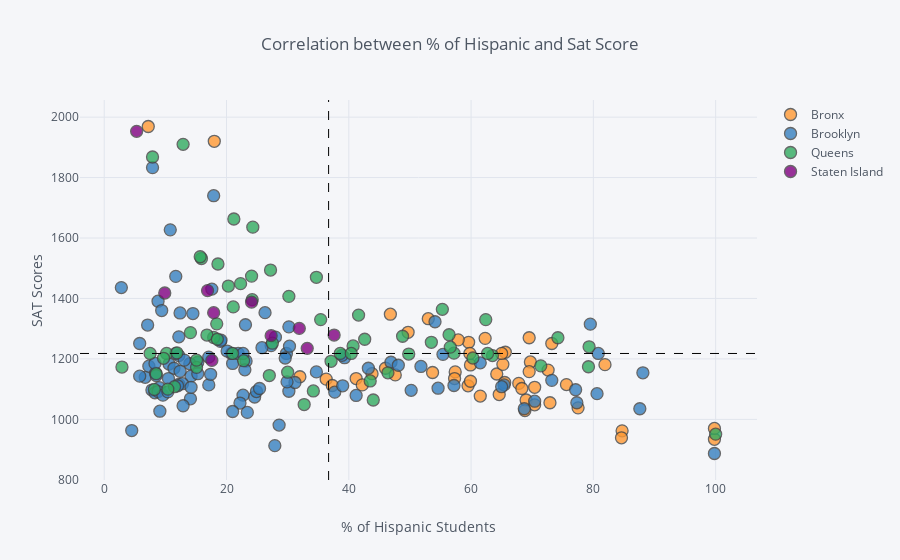

The cell this chart's notebook holds for it:
### Markdown cell above
The visualization above shows that higher perentage of asian and white students has a positive correlations to Sat Scores while Hispanic and Black students are negatively correlated with Hispanic being the highest negative correlation. With this we will explore hispanic more.

### Code cell
combined.iplot(
    x='hispanic_per',
    y='sat_score',
    text='SCHOOL NAME',
    categories='boro',
     vline= {"x":combined["hispanic_per"].mean(),
                "color":"#000000",
                "dash": "dash"
               },
               hline={"y":combined["sat_score"].mean(),
               "color":"#000000",
               "dash": "dash"
              },
               yTitle='SAT Scores',
               xTitle = '% of Hispanic Students',
               title = 'Correlation between % of Hispanic and Sat Score'
    

)

### Figure 1 — Plotly figure (JSON) as saved in the notebook; plotly's stock layout.template omitted (floating-point values rounded to 4 significant figures)
{"data": [{"marker": {"color": "rgba(255, 153, 51, 1.0)", "line": {"width": 1.3}, "opacity": 0.8, "size": 12, "symbol": "circle"}, "mode": "markers", "name": "Bronx", "text": ["RIVERDALE / KINGSBRIDGE ACADEMY (MIDDLE SCHOOL / HIGH SCHOOL 141)", "BRONX ENGINEERING AND TECHNOLOGY ACADEMY", "THEATRE ARTS PRODUCTION COMPANY SCHOOL", "THE MARIE CURIE SCHOOL FOR MEDICINE, NURSING, AND HEALTH PROFESSIONS", "WEST BRONX ACADEMY FOR THE FUTURE", "KINGSBRIDGE INTERNATIONAL HIGH SCHOOL", "BRONX SCHOOL OF LAW AND FINANCE", "INTERNATIONAL SCHOOL FOR LIBERAL ARTS", "INsTECH ACADEMY (M.S. / HIGH SCHOOL 368)", "KNOWLEDGE AND POWER PREPARATORY ACADEMY INTERNATIONAL HIGH SCHOOL (KAPPA)", "HIGH SCHOOL FOR TEACHING AND THE PROFESSIONS", "BELMONT PREPARATORY HIGH SCHOOL", "FORDHAM HIGH SCHOOL FOR THE ARTS", "FORDHAM LEADERSHIP ACADEMY FOR BUSINESS AND TECHNOLOGY", "BRONX HIGH SCHOOL FOR LAW AND COMMUNITY SERVICE", "DEWITT CLINTON HIGH SCHOOL", "CELIA CRUZ BRONX HIGH SCHOOL OF MUSIC, THE", "BRONX HIGH SCHOOL OF SCIENCE", "MARBLE HILL HIGH SCHOOL FOR INTERNATIONAL STUDIES", "BRONX THEATRE HIGH SCHOOL", "DISCOVERY HIGH SCHOOL", "HIGH SCHOOL OF AMERICAN STUDIES AT LEHMAN COLLEGE", "BRONX HEALTH SCIENCES HIGH SCHOOL", "BRONX HIGH SCHOOL FOR WRITING AND COMMUNICATION ARTS", "BRONX LAB SCHOOL", "ACADEMY FOR SCHOLARSHIP AND ENTREPRENEURSHIP: A COLLEGE BOARD SCHOOL", "HIGH SCHOOL OF COMPUTERS AND TECHNOLOGY", "COLLEGIATE INSTITUTE FOR MATH AND SCIENCE", "BRONX ACADEMY OF HEALTH CAREERS", "ASTOR COLLEGIATE ACADEMY", "BRONX HIGH SCHOOL FOR THE VISUAL ARTS", "HARRY S TRUMAN HIGH SCHOOL", "NEW WORLD HIGH SCHOOL", "THE BRONXWOOD PREPARATORY ACADEMY", "PELHAM PREPARATORY ACADEMY", "HIGH SCHOOL FOR CONTEMPORARY ARTS", "BRONX AEROSPACE HIGH SCHOOL", "METROPOLITAN HIGH SCHOOL, THE", "EXPLORATIONS ACADEMY", "BRONX LATIN", "EAST BRONX ACADEMY FOR THE FUTURE", "PEACE AND DIVERSITY ACADEMY", "PAN AMERICAN INTERNATIONAL HIGH SCHOOL AT MONROE", "THE CINEMA SCHOOL", "BRONX CAREER AND COLLEGE PREPARATORY HIGH SCHOOL", "HIGH SCHOOL OF WORLD CULTURES", "FANNIE LOU HAMER FREEDOM HIGH SCHOOL", "WINGS ACADEMY", "MONROE ACADEMY FOR VISUAL ARTS & DESIGN"], "textfont": {"color": "#4D5663"}, "type": "scatter", "x": [53, 64.2, 69.7, 57.4, 69.5, 84.7, 65.2, 99.8, 81.9, 59.9, 70.4, 65.6, 61.5, 67.8, 64.6, 59.6, 69.5, 7.2, 57.9, 69, 75.6, 18, 36.3, 47.6, 57.3, 32, 59.5, 46.8, 41.2, 46, 62.3, 43.8, 70.4, 37.3, 49.7, 59.9, 72.6, 72.9, 65.5, 73.2, 68.3, 53.7, 99.8, 65, 59.8, 84.6, 68.8, 42.2, 77.5], "y": [1333, 1150, 1190, 1157, 1158, 962, 1182, 934, 1181, 1180, 1106, 1222, 1077, 1119, 1082, 1255, 1270, 1969, 1263, 1064, 1115, 1920, 1133, 1147, 1135, 1141, 1111, 1348, 1135, 1169, 1268, 1151, 1048, 1112, 1288, 1126, 1163, 1055, 1122, 1251, 1102, 1155, 970, 1218.0, 1218.0, 939, 1029, 1114, 1038]}, {"marker": {"color": "rgba(55, 128, 191, 1.0)", "line": {"width": 1.3}, "opacity": 0.8, "size": 12, "symbol": "circle"}, "mode": "markers", "name": "Brooklyn", "text": ["DR. SUSAN S. MCKINNEY SECONDARY SCHOOL OF THE ARTS", "URBAN ASSEMBLY HIGH SCHOOL OF MUSIC AND ART", "BROOKLYN COMMUNITY HIGH SCHOOL OF COMMUNICATION, ARTS AND MEDIA", "SCIENCE SKILLS CENTER HIGH SCHOOL FOR SCIENCE, TECHNOLOGY AND THE CREATIVE ARTS", "BROOKLYN TECHNICAL HIGH SCHOOL", "BROOKLYN INTERNATIONAL HIGH SCHOOL", "THE URBAN ASSEMBLY SCHOOL FOR LAW AND JUSTICE", "ACORN COMMUNITY HIGH SCHOOL", "URBAN ASSEMBLY INSTITUTE OF MATH AND SCIENCE FOR YOUNG WOMEN", "BEDFORD ACADEMY HIGH SCHOOL", "GEORGE WESTINGHOUSE CAREER AND TECHNICAL EDUCATION HIGH SCHOOL", "BENJAMIN BANNEKER ACADEMY", "CITY POLYTECHNIC HIGH SCHOOL OF ENGINEERING, ARCHITECTURE, AND TECHNOLOGY", "JUAN MOREL CAMPOS SECONDARY SCHOOL", "FOUNDATIONS ACADEMY", "BROOKLYN LATIN SCHOOL, THE", "GREEN SCHOOL: AN ACADEMY FOR ENVIRONMENTAL CAREERS", "PROGRESS HIGH SCHOOL FOR PROFESSIONAL CAREERS", "SCHOOL FOR LEGAL STUDIES", "THE HIGH SCHOOL FOR ENTERPRISE, BUSINESS AND TECHNOLOGY", "BROOKLYN PREPARATORY HIGH SCHOOL", "WILLIAMSBURG HIGH SCHOOL FOR ARCHITECTURE AND DESIGN", "WILLIAMSBURG PREPARATORY SCHOOL", "LYONS COMMUNITY SCHOOL", "AUTOMOTIVE HIGH SCHOOL", "FRANCES PERKINS ACADEMY", "EL PUENTE ACADEMY FOR PEACE AND JUSTICE", "BROOKLYN SCHOOL FOR GLOBAL STUDIES", "BROOKLYN SECONDARY SCHOOL FOR COLLABORATIVE STUDIES", "SECONDARY SCHOOL FOR LAW", "SECONDARY SCHOOL FOR JOURNALISM", "PARK SLOPE COLLEGIATE", "SCHOOL FOR INTERNATIONAL STUDIES", "COBBLE HILL SCHOOL OF AMERICAN STUDIES", "BROOKLYN HIGH SCHOOL OF THE ARTS", "SUNSET PARK HIGH SCHOOL", "FREDERICK DOUGLASS ACADEMY IV SECONDARY SCHOOL", "BOYS AND GIRLS HIGH SCHOOL", "BROOKLYN HIGH SCHOOL FOR LAW AND TECHNOLOGY", "THE BROOKLYN ACADEMY OF GLOBAL FINANCE", "ACADEMY FOR COLLEGE PREPARATION AND CAREER EXPLORATION: A COLLEGE BOARD SCHOOL", "ACADEMY OF HOSPITALITY AND TOURISM", "INTERNATIONAL HIGH SCHOOL AT PROSPECT HEIGHTS", "THE HIGH SCHOOL FOR GLOBAL CITIZENSHIP", "SCHOOL FOR HUMAN RIGHTS, THE", "SCHOOL FOR DEMOCRACY AND LEADERSHIP", "HIGH SCHOOL FOR YOUTH AND COMMUNITY DEVELOPMENT AT ERASMUS", "HIGH SCHOOL FOR SERVICE & LEARNING AT ERASMUS", "SCIENCE, TECHNOLOGY AND RESEARCH EARLY COLLEGE HIGH SCHOOL AT ERASMUS", "HIGH SCHOOL FOR PUBLIC SERVICE: HEROES OF TOMORROW", "BROOKLYN ACADEMY OF SCIENCE AND THE ENVIRONMENT", "BROOKLYN SCHOOL FOR MUSIC & THEATRE", "MEDGAR EVERS COLLEGE PREPARATORY SCHOOL", "CLARA BARTON HIGH SCHOOL", "IT TAKES A VILLAGE ACADEMY", "BROOKLYN GENERATION SCHOOL", "BROOKLYN THEATRE ARTS HIGH SCHOOL", "KURT HAHN EXPEDITIONARY LEARNING SCHOOL", "VICTORY COLLEGIATE HIGH SCHOOL", "ARTS & MEDIA PREPARATORY ACADEMY", "HIGH SCHOOL FOR INNOVATION IN ADVERTISING AND MEDIA", "CULTURAL ACADEMY FOR THE ARTS AND SCIENCES", "HIGH SCHOOL FOR MEDICAL PROFESSIONS", "ACADEMY FOR CONSERVATION AND THE ENVIRONMENT", "URBAN ACTION ACADEMY", "EAST NEW YORK FAMILY ACADEMY", "FDNY HIGH SCHOOL FOR FIRE AND LIFE SAFETY", "HIGH SCHOOL FOR CIVIL RIGHTS", "PERFORMING ARTS AND TECHNOLOGY HIGH SCHOOL", "WORLD ACADEMY FOR TOTAL COMMUNITY HEALTH HIGH SCHOOL", "MULTICULTURAL HIGH SCHOOL", "TRANSIT TECH CAREER AND TECHNICAL EDUCATION HIGH SCHOOL", "ACADEMY OF INNOVATIVE TECHNOLOGY", "BROOKLYN LAB SCHOOL", "CYPRESS HILLS COLLEGIATE PREPARATORY SCHOOL", "W. H. MAXWELL CAREER AND TECHNICAL EDUCATION HIGH SCHOOL", "THE SCHOOL FOR CLASSICS: AN ACADEMY OF THINKERS, WRITERS AND PERFORMERS", "NEW UTRECHT HIGH SCHOOL", "HIGH SCHOOL OF TELECOMMUNICATION ARTS AND TECHNOLOGY", "FORT HAMILTON HIGH SCHOOL", "FRANKLIN DELANO ROOSEVELT HIGH SCHOOL", "THE URBAN ASSEMBLY SCHOOL FOR CRIMINAL JUSTICE", "INTERNATIONAL HIGH SCHOOL AT LAFAYETTE", "RACHEL CARSON HIGH SCHOOL FOR COASTAL STUDIES", "HIGH SCHOOL OF SPORTS MANAGEMENT", "ABRAHAM LINCOLN HIGH SCHOOL", "KINGSBOROUGH EARLY COLLEGE SCHOOL", "EDWARD R. MURROW HIGH SCHOOL", "JOHN DEWEY HIGH SCHOOL", "LIFE ACADEMY HIGH SCHOOL FOR FILM AND MUSIC", "EXPEDITIONARY LEARNING SCHOOL FOR COMMUNITY LEADERS", "WILLIAM E. GRADY CAREER AND TECHNICAL EDUCATION HIGH SCHOOL", "BROOKLYN STUDIO SECONDARY SCHOOL", "MIDWOOD HIGH SCHOOL", "JAMES MADISON HIGH SCHOOL", "LEON M. GOLDSTEIN HIGH SCHOOL FOR THE SCIENCES", "BROOKLYN COLLEGE ACADEMY", "BROOKLYN COLLEGIATE: A COLLEGE BOARD SCHOOL", "FREDERICK DOUGLASS ACADEMY VII HIGH SCHOOL", "TEACHERS PREPARATORY HIGH SCHOOL", "ACADEMY FOR ENVIRONMENTAL LEADERSHIP", "EBC HIGH SCHOOL FOR PUBLIC SERVICE–BUSHWICK", "BUSHWICK SCHOOL FOR SOCIAL JUSTICE", "ACADEMY OF URBAN PLANNING", "ALL CITY LEADERSHIP SECONDARY SCHOOL", "BUSHWICK LEADERS HIGH SCHOOL FOR ACADEMIC EXCELLENCE"], "textfont": {"color": "#4D5663"}, "type": "scatter", "x": [24.6, 22.7, 17.1, 12.2, 7.9, 28.6, 17.1, 12.2, 11.7, 7.1, 15.3, 8.8, 26.3, 80.6, 29.8, 17.9, 46.9, 65.4, 39.3, 55.4, 37.7, 57.2, 61.5, 54.6, 30.2, 31.2, 87.6, 39, 48.1, 29.6, 43.2, 51.8, 38.9, 21, 19, 80.8, 14.1, 7.8, 24.9, 20.8, 6.7, 12.9, 27.9, 7.3, 8.3, 8.4, 9.1, 9, 9.4, 12.2, 14.2, 15.3, 2.8, 5.8, 4.5, 8.5, 12.8, 8.8, 5.8, 9.6, 10.6, 11.4, 12.4, 12, 10.5, 30.3, 23.4, 22.2, 17.4, 14.2, 99.8, 23.2, 50.2, 65, 73.2, 25.4, 34.7, 28, 54.1, 30.2, 27.3, 21.9, 21, 25.8, 23, 20.1, 22.7, 17.6, 19.1, 29.9, 41.2, 14, 23.1, 11.7, 14.5, 10.8, 12.4, 8.3, 10.4, 13.1, 77.1, 88.1, 68.7, 70.4, 79.5, 77.3], "y": [1074, 1080, 1114, 1211, 1833, 981, 1206, 1116, 1218.0, 1312, 1189, 1391, 1353, 1085, 1218.0, 1740, 1189, 1114, 1204, 1215, 1090, 1112, 1187, 1103, 1093, 1122, 1035, 1111, 1179, 1203, 1169, 1175, 1212, 1185, 1258, 1218.0, 1068, 1097, 1092, 1218.0, 1139, 1045, 913, 1176, 1088, 1153, 1027, 1105, 1360, 1273, 1143, 1151, 1436, 1251, 963, 1145, 1118, 1092, 1143, 1080, 1183, 1169, 1159, 1111, 1135, 1242, 1023, 1054, 1149, 1106, 887, 1193, 1096, 1108, 1129, 1102, 1157, 1272, 1323, 1306, 1244, 1218.0, 1026, 1237, 1164, 1226, 1218.0, 1431, 1262, 1124, 1079, 1184, 1313, 1473, 1350, 1627, 1352, 1185, 1091, 1196, 1098, 1154, 1035, 1060, 1315, 1055]}, {"marker": {"color": "rgba(50, 171, 96, 1.0)", "line": {"width": 1.3}, "opacity": 0.8, "size": 12, "symbol": "circle"}, "mode": "markers", "name": "Queens", "text": ["ACADEMY OF FINANCE AND ENTERPRISE", "HIGH SCHOOL OF APPLIED COMMUNICATION", "CIVIC LEADERSHIP ACADEMY", "PAN AMERICAN INTERNATIONAL HIGH SCHOOL", "BARD HIGH SCHOOL EARLY COLLEGE II", "NEWTOWN HIGH SCHOOL", "GROVER CLEVELAND HIGH SCHOOL", "MIDDLE COLLEGE HIGH SCHOOL AT LAGUARDIA COMMUNITY COLLEGE", "INTERNATIONAL HIGH SCHOOL AT LAGUARDIA COMMUNITY COLLEGE", "HIGH SCHOOL FOR ARTS AND BUSINESS", "ROBERT F. WAGNER, JR. SECONDARY SCHOOL FOR ARTS AND TECHNOLOGY", "QUEENS VOCATIONAL AND TECHNICAL HIGH SCHOOL", "AVIATION CAREER & TECHNICAL EDUCATION HIGH SCHOOL", "QUEENS SCHOOL OF INQUIRY, THE", "FLUSHING INTERNATIONAL HIGH SCHOOL", "EASTsWEST SCHOOL OF INTERNATIONAL STUDIES", "WORLD JOURNALISM PREPARATORY: A COLLEGE BOARD SCHOOL", "JOHN BOWNE HIGH SCHOOL", "FLUSHING HIGH SCHOOL", "TOWNSEND HARRIS HIGH SCHOOL", "ROBERT F. KENNEDY COMMUNITY HIGH SCHOOL", "BENJAMIN N. CARDOZO HIGH SCHOOL", "FRANCIS LEWIS HIGH SCHOOL", "MARTIN VAN BUREN HIGH SCHOOL", "BAYSIDE HIGH SCHOOL", "QUEENS HIGH SCHOOL OF TEACHING, LIBERAL ARTS AND THE SCIENCES", "FREDERICK DOUGLASS ACADEMY VI HIGH SCHOOL", "CHANNEL VIEW SCHOOL FOR RESEARCH", "QUEENS HIGH SCHOOL FOR INFORMATION, RESEARCH, AND TECHNOLOGY", "ROBERT H. GODDARD HIGH SCHOOL OF COMMUNICATION ARTS AND TECHNOLOGY", "ACADEMY OF MEDICAL TECHNOLOGY: A COLLEGE BOARD SCHOOL", "SCHOLARS' ACADEMY", "AUGUST MARTIN HIGH SCHOOL", "RICHMOND HILL HIGH SCHOOL", "JOHN ADAMS HIGH SCHOOL", "HIGH SCHOOL FOR CONSTRUCTION TRADES, ENGINEERING AND ARCHITECTURE", "YORK EARLY COLLEGE ACADEMY", "QUEENS COLLEGIATE: A COLLEGE BOARD SCHOOL", "HILLSIDE ARTS & LETTERS ACADEMY", "FOREST HILLS HIGH SCHOOL", "HILLCREST HIGH SCHOOL", "THOMAS A. EDISON CAREER AND TECHNICAL EDUCATION HIGH SCHOOL", "QUEENS GATEWAY TO HEALTH SCIENCES SECONDARY SCHOOL", "QUEENS METROPOLITAN HIGH SCHOOL", "QUEENS HIGH SCHOOL FOR THE SCIENCES AT YORK COLLEGE", "HIGH SCHOOL FOR LAW ENFORCEMENT AND PUBLIC SAFETY", "YOUNG WOMEN'S LEADERSHIP SCHOOL, QUEENS", "QUEENS PREPARATORY ACADEMY", "PATHWAYS COLLEGE PREPARATORY SCHOOL: A COLLEGE BOARD SCHOOL", "EXCELSIOR PREPARATORY HIGH SCHOOL", "GEORGE WASHINGTON CARVER HIGH SCHOOL FOR THE SCIENCES", "PREPARATORY ACADEMY FOR WRITERS: A COLLEGE BOARD SCHOOL", "CAMBRIA HEIGHTS ACADEMY", "MATHEMATICS, SCIENCE RESEARCH AND TECHNOLOGY MAGNET HIGH SCHOOL", "HUMANITIES & ARTS MAGNET HIGH SCHOOL", "YOUNG WOMEN'S LEADERSHIP SCHOOL, ASTORIA", "ACADEMY FOR CAREERS IN TELEVISION AND FILM", "WILLIAM CULLEN BRYANT HIGH SCHOOL", "LONG ISLAND CITY HIGH SCHOOL", "FRANK SINATRA SCHOOL OF THE ARTS HIGH SCHOOL", "INFORMATION TECHNOLOGY HIGH SCHOOL", "NEWCOMERS HIGH SCHOOL", "ACADEMY OF AMERICAN STUDIES", "BACCALAUREATE SCHOOL FOR GLOBAL EDUCATION"], "textfont": {"color": "#4D5663"}, "type": "scatter", "x": [56.4, 57.2, 79.3, 100, 21.2, 60.3, 63.5, 71.4, 44, 79.2, 62.4, 74.2, 55.3, 24.2, 32.7, 17.9, 20.3, 40.7, 49.8, 12.9, 35.4, 18.6, 24.1, 15.1, 22.3, 16.8, 27, 27.5, 30, 42.6, 34.2, 15.9, 11.5, 46.4, 37.1, 41.6, 10.2, 18.5, 21, 30.2, 22.8, 21.1, 15.7, 38.6, 7.9, 15.1, 18.4, 8.2, 2.9, 9.7, 14.1, 10.4, 7.5, 11.9, 8.5, 40.4, 53.5, 48.8, 62.7, 27.2, 56.6, 43.5, 34.7, 24.3], "y": [1280, 1219, 1240, 951, 1663, 1203, 1211, 1177, 1064, 1174, 1330, 1270, 1364, 1396, 1049, 1271, 1441, 1243, 1216, 1910, 1330, 1514, 1474, 1172, 1449, 1279, 1145, 1252, 1156, 1265, 1094, 1532, 1108, 1154, 1192, 1345, 1218.0, 1265, 1218.0, 1407, 1194, 1372, 1538, 1218.0, 1868, 1196, 1316, 1099, 1173, 1202, 1287, 1100, 1218.0, 1220, 1151, 1218.0, 1255, 1275, 1218, 1494, 1239, 1127, 1470, 1636]}, {"marker": {"color": "rgba(128, 0, 128, 1.0)", "line": {"width": 1.3}, "opacity": 0.8, "size": 12, "symbol": "circle"}, "mode": "markers", "name": "Staten Island", "text": ["CSI HIGH SCHOOL FOR INTERNATIONAL STUDIES", "GAYNOR MCCOWN EXPEDITIONARY LEARNING SCHOOL", "THE MICHAEL J. PETRIDES SCHOOL", "NEW DORP HIGH SCHOOL", "PORT RICHMOND HIGH SCHOOL", "CURTIS HIGH SCHOOL", "TOTTENVILLE HIGH SCHOOL", "SUSAN E. WAGNER HIGH SCHOOL", "RALPH R. MCKEE CAREER AND TECHNICAL EDUCATION HIGH SCHOOL", "STATEN ISLAND TECHNICAL HIGH SCHOOL"], "textfont": {"color": "#4D5663"}, "type": "scatter", "x": [17.9, 17.6, 16.9, 27.3, 37.6, 31.9, 9.9, 24.1, 33.2, 5.3], "y": [1353, 1195, 1426, 1277, 1279, 1301, 1418, 1388, 1235, 1953]}], "layout": {"legend": {"bgcolor": "#F5F6F9", "font": {"color": "#4D5663"}}, "paper_bgcolor": "#F5F6F9", "plot_bgcolor": "#F5F6F9", "shapes": [{"line": {"color": "#000000", "dash": "dash", "width": 1}, "type": "line", "x0": 0, "x1": 1, "xref": "paper", "y0": 1218.0, "y1": 1218.0, "yref": "y"}, {"line": {"color": "#000000", "dash": "dash", "width": 1}, "type": "line", "x0": 36.7, "x1": 36.7, "xref": "x", "y0": 0, "y1": 1, "yref": "paper"}], "title": "Correlation between % of Hispanic and Sat Score", "titlefont": {"color": "#4D5663"}, "xaxis": {"gridcolor": "#E1E5ED", "showgrid": true, "tickfont": {"color": "#4D5663"}, "title": "% of Hispanic Students", "titlefont": {"color": "#4D5663"}, "zerolinecolor": "#E1E5ED"}, "yaxis": {"gridcolor": "#E1E5ED", "showgrid": true, "tickfont": {"color": "#4D5663"}, "title": "SAT Scores", "titlefont": {"color": "#4D5663"}, "zerolinecolor": "#E1E5ED"}}}
